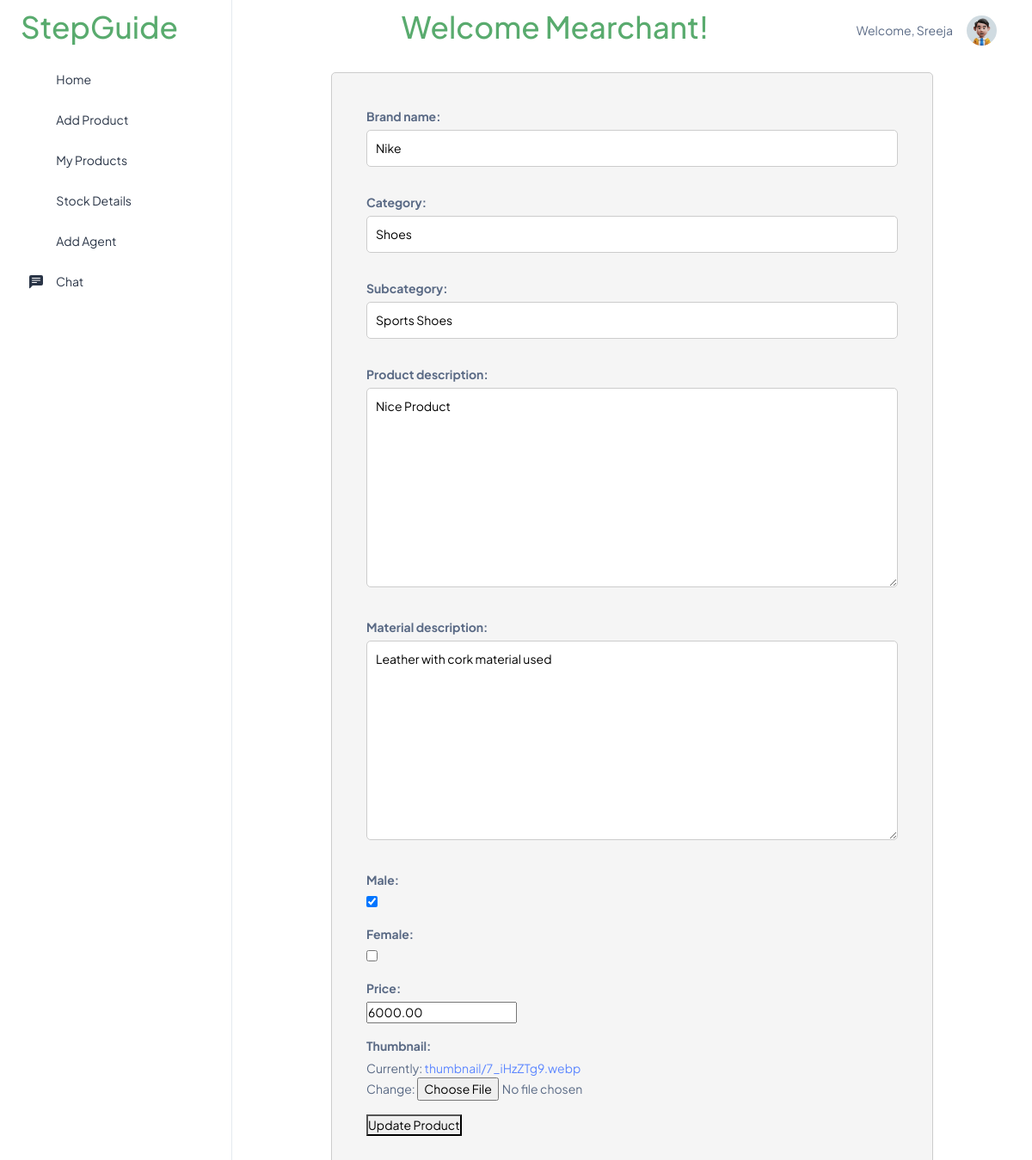
The page /update/45/ (signed in) on the database its author committed.
### StepGuideApp/models.py (models this page shows, shortened)
class CustomUser(AbstractUser):
    CLIENT = 1
    ADMIN = 2
    MERCHANT = 3
    AGENT = 4
    ROLE_CHOICE = (
        (CLIENT, 'Client'),
        (ADMIN,'Admin'),
        (MERCHANT,'Merchant'),
        (AGENT,'Agent'),
    )
    username = models.CharField(max_length=100,unique=True)
    first_name = models.CharField(max_length=100,)
    last_name = models.CharField(max_length=100)
    email = models.EmailField(max_length=100,unique=True)
    phone_no = models.CharField(max_length=12)
    user_type = models.PositiveSmallIntegerField(choices=ROLE_CHOICE, blank=True, null=True)
    object = UserManager()
    USERNAME_FIELD = 'username'
    REQUIRED_FIELDS = ['phone_no','email','first_name','last_name','password']

class Product(models.Model):
    user = models.ForeignKey(CustomUser, on_delete=models.CASCADE, null=True,related_name="user")
    brand_name = models.CharField(max_length=255)
    category = models.CharField(max_length=100)
    subcategory = models.CharField(max_length=100)  # You may want to create a separate Subcategory model.
    product_description = models.TextField()
    material_description = models.TextField()
    male = models.BooleanField(default=False)
    female = models.BooleanField(default=False)
    thumbnail = models.FileField(upload_to='thumbnail/',default="")
    stock_for_child_1_3 = models.PositiveIntegerField(default=0)
    stock_4_8 = models.PositiveIntegerField(default=0)
    stock_9_12 = models.PositiveIntegerField(default=0)
    total_stock = models.PositiveIntegerField(default=0) # Make it non-editable
    price = models.DecimalField(max_digits=10, decimal_places=2)
    price_16_19 = models.DecimalField(max_digits=10, decimal_places=2)
    status = models.BooleanField(default=True)  # New field for product status

### StepGuideApp/views.py (the view)
# urls.py: path('update/<int:pk>/', views.update_product, name='update_product'),
@login_required
def update_product(request, pk):
    product = get_object_or_404(Product, pk=pk)
    if request.method == 'POST':
        form = ProductForm(request.POST, request.FILES, instance=product)
        if form.is_valid():
            form.save()
            return redirect('product_list')  # Redirect to product list page after successful update
    else:
        form = ProductForm(instance=product)
    return render(request, 'update_product.html', {'form': form})

### StepGuideApp/views.py
class ProductForm(forms.ModelForm):
    class Meta:
        model = Product
        fields = ['brand_name', 'category', 'subcategory', 'product_description', 'material_description', 'male', 'female', 'price', 'thumbnail']

### template/update_product.html (shortened to what this page needs)
{% load static %}
<!doctype html>
<html lang="en">
<head>
  <link rel="stylesheet" href="{% static "dashboard1/css/styles.min.css" %}" />
</head>
<body>
  <div class="page-wrapper" id="main-wrapper" data-layout="vertical" data-navbarbg="skin6" data-sidebartype="full"
    data-sidebar-position="fixed" data-header-position="fixed">
    <aside class="left-sidebar">
      <div>
        <div class="brand-logo d-flex align-items-center justify-content-between">
          <a class="font-weight-bold logo h1 align-self-center text-decoration-none" href="{% url "index" %}" style="color: #59ab6e;"> StepGuide </a>
        </div>
        <nav class="sidebar-nav scroll-sidebar" data-simplebar="">
          <ul id="sidebarnav">
            <li class="sidebar-item">
              <a class="sidebar-link" href={% url "mdashboard2" %} aria-expanded="false">
                <span>
                  <i class="ti ti-article"></i>
                </span>
                <span class="hide-menu">Home</span>
              </a>
            </li>
            <li class="sidebar-item">
              <a class="sidebar-link" href={% url "dashboard2" %} aria-expanded="false">
                <span>
                  <i class="ti ti-layout-dashboard"></i>
                </span>
                <span class="hide-menu">Add Product</span>
              </a>
            </li>
            <li class="sidebar-item">
              <a class="sidebar-link" href="{% url "product_list" %}" aria-expanded="false">
                <span>
                  <i class="ti ti-article"></i>
                </span>
                <span class="hide-menu">My Products</span>
              </a>
            </li>
            <li class="sidebar-item">
              <a class="sidebar-link" href="{% url "stock_details" %}" aria-expanded="false">
                <span>
                  <i class="ti ti-article"></i>
                </span>
                <span class="hide-menu">Stock Details</span>
              </a>
            </li>
            <li class="sidebar-item">
              <a class="sidebar-link" href={% url "add_agent" %} aria-expanded="false">
                <span>
                  <i class="ti ti-layout-dashboard"></i>
                </span>
                <span class="hide-menu">Add Agent</span>
              </a>
            </li>
            <li class="sidebar-item">
              <a class="sidebar-link" href="{% url "messages_page" %}" aria-expanded="false">
                <span>
                </span>
                <span class="hide-menu">Chat</span>
              </a>
            </li>
          </ul>
        </nav>
      </div>
    </aside>
    <div class="body-wrapper">
      <header class="app-header">
        <nav class="navbar navbar-expand-lg navbar-light">
          <div class="navbar-collapse justify-content-end px-0" id="navbarNav">
            <p class="font-weight-bold logo h1 align-self-center text-decoration-none" style="color: #59ab6e;">Welcome Mearchant!</p>
          </div>
          <div class="navbar-collapse justify-content-end px-0" id="navbarNav">
            <ul class="navbar-nav flex-row ms-auto align-items-center justify-content-end">
              Welcome, {{ user.first_name }}
              <li class="nav-item dropdown">
                <a class="nav-link nav-icon-hover" href="javascript:void(0)" id="drop2" data-bs-toggle="dropdown"
                  aria-expanded="false">
                  <img src="{% static "dashboard1/images/profile/user-1.jpg" %}" alt="" width="35" height="35" class="rounded-circle">
                </a>
              </li>
            </ul>
          </div>
        </nav>
      </header>
      <br> <br> <br> <br>
      <div class="form-container">
            <form method="post" enctype="multipart/form-data">
              {{ form.as_p }}
              <button type="submit">Update Product</button>
          </form>
          </div>
</body>
</html>

### template/update_product.html (style rules this page uses)
.form-container { max-width: 700px; margin: 0 auto; padding: 40px; background-color: #f5f5f5; border: 1px solid #ccc; border-radius: 5px; }
form { text-align: left; }
label { display: block; font-weight: bold; margin-bottom: 5px; }
input[type="text"], textarea { width: 100%; padding: 10px; margin-bottom: 15px; border: 1px solid #ccc; border-radius: 5px; }

### rows shown on the page
CustomUser: first_name "Sreeja"
Product: brand_name "Nike", category "Shoes", subcategory "Sports Shoes", product_description "Nice Product", material_description "Leather with cork material used", male "☑", price "6000.00"
